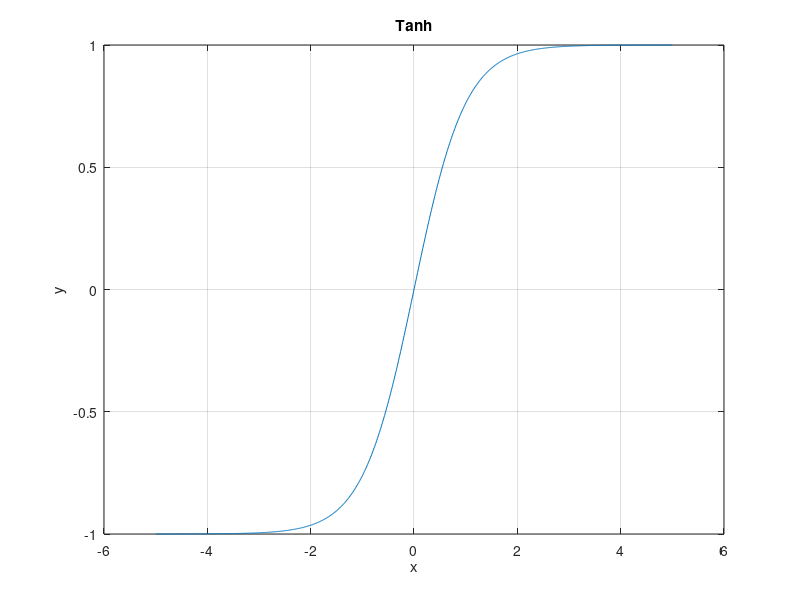
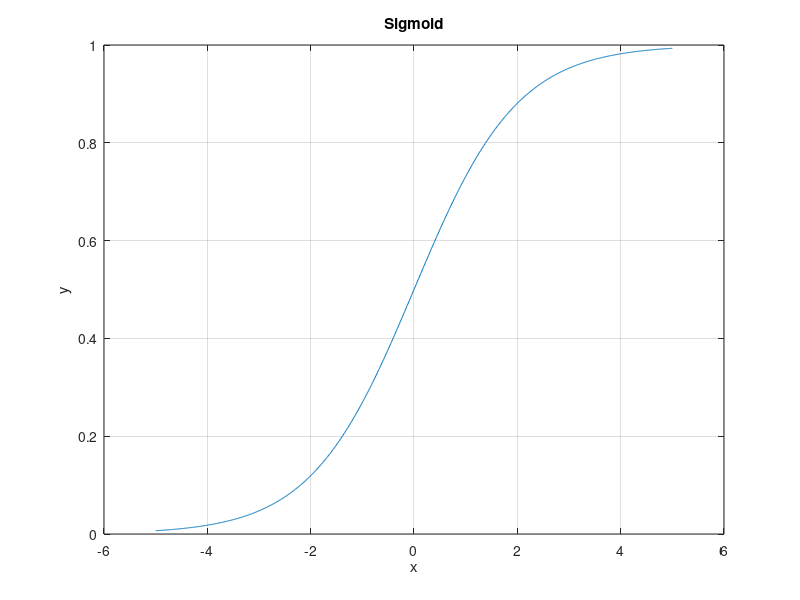

Recreate these plots in MATLAB, in order.
%% Document for visualizing the different activation functions used
clear; clc;

x = -5:0.01:5; 

%% Tanh 
y = tanh(x);
figure(1)
plot(x,y)
title('Tanh')
xlabel('x')
ylabel('y')
grid on
%% Sigmoid
y = 1./(1+exp(-x));
figure(2)
plot(x,y)
title('Sigmoid')
xlabel('x')
ylabel('y')
grid on